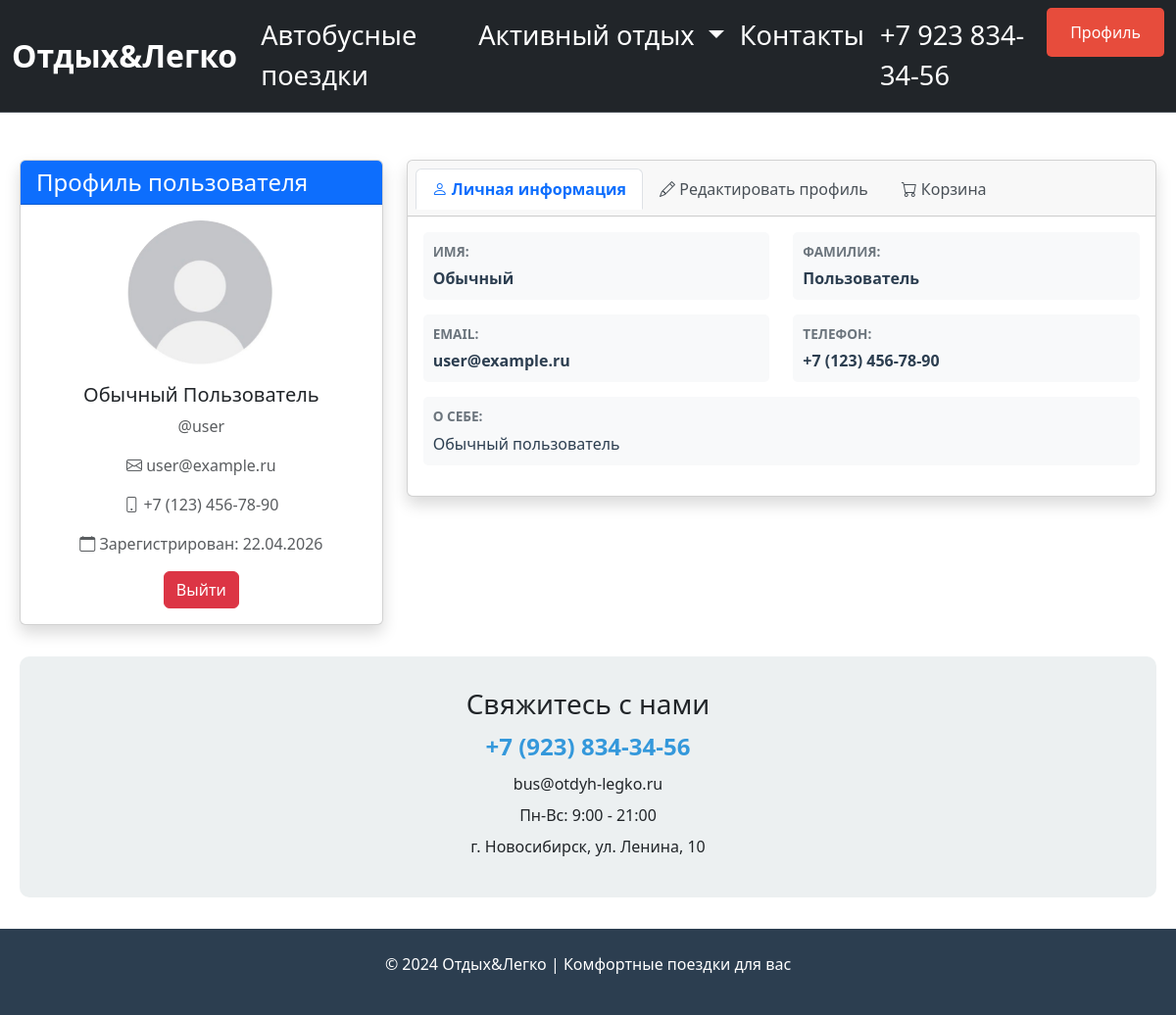
The app's page /profile (signed in), older data.
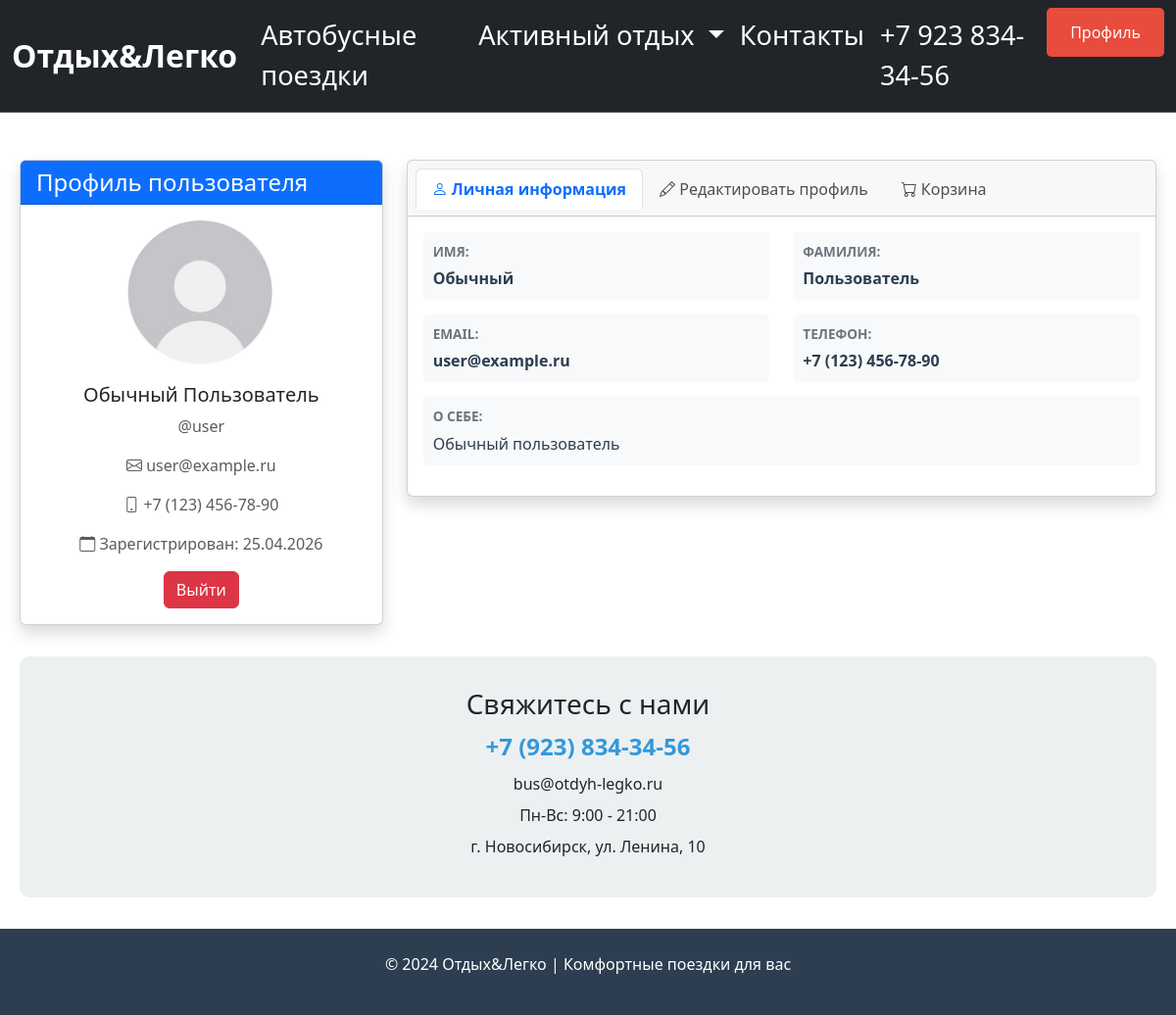
The same page, newer data.
### data/users.py (models this page shows, shortened)
class Users(SqlAlchemyBase, UserMixin, SerializerMixin):
    __tablename__ = 'users'
    id = sqlalchemy.Column(sqlalchemy.Integer, primary_key=True, autoincrement=True)
    login = sqlalchemy.Column(sqlalchemy.String, nullable=True, unique=True)
    name = sqlalchemy.Column(sqlalchemy.String, nullable=True)
    surname = sqlalchemy.Column(sqlalchemy.String, nullable=True)
    number = sqlalchemy.Column(sqlalchemy.String, nullable=True)
    about = sqlalchemy.Column(sqlalchemy.String, nullable=True)
    email = sqlalchemy.Column(sqlalchemy.String, nullable=True, unique=True)
    hashed_password = sqlalchemy.Column(sqlalchemy.String, nullable=True)
    created_date = sqlalchemy.Column(sqlalchemy.DateTime, default=datetime.datetime.now)
    user_type_id = sqlalchemy.Column(sqlalchemy.Integer, sqlalchemy.ForeignKey("users_types.id"))
    cart_items = orm.relationship('CartItem', back_populates='user', cascade='all, delete-orphan')
    user_type_rel = orm.relationship('UsersTypes', back_populates='users')

### main.py (the view, shortened to what this page needs)
@app.route('/profile', methods=['GET', 'POST'])
@login_required
def profile():
    form = UsersForm()
    db_sess = db_session.create_session()
    form.name.data = current_user.name
    form.surname.data = current_user.surname
    form.email.data = current_user.email
    form.number.data = current_user.number
    form.about.data = current_user.about
    cart_items = db_sess.query(CartItem).filter(CartItem.user_id == current_user.id).all()
    tours_in_cart = []
    for item in cart_items:
        tour = db_sess.query(Tours).filter(Tours.id == item.tour_id).first()
        if tour:
            tours_in_cart.append(tour)
    return render_template('profile.html',
                           title='Профиль пользователя',
                           form=form,
                           user=current_user,
                           tours_in_cart=tours_in_cart)

### data/db_session.py (called while the page is built)
def create_session() -> Session:
    global __factory
    return __factory()

### main.py (called while the page is built)
@login_manager.user_loader
def load_user(user_id):
    db_sess = db_session.create_session()
    return db_sess.query(Users).get(user_id)

### templates/profile.html (shortened to what the changed rows need)
{% extends "base.html" %}
{% block content %}
<div class="container mt-5">
    <div class="row">
        <div class="col-md-4">
            <div class="card shadow">
                <div class="card-body text-center">
                    <div class="mb-3">
                        <img src="{{ url_for('static', filename='img/аватар.jpg') }}"
                             alt="Avatar"
                             class="rounded-circle"
                             style="width: 150px; height: 150px; object-fit: cover;">
                    </div>
                    <h5>{{ current_user.name }} {{ current_user.surname }}</h5>
                    <p class="text-muted">@{{ current_user.login }}</p>
                    <p class="text-muted">
                        <i class="bi bi-envelope"></i> {{ current_user.email }}
                    </p>
                    <p class="text-muted">
                        <i class="bi bi-phone"></i> {{ current_user.number or 'Не указан' }}
                    </p>
                    <p class="text-muted">
                        <i class="bi bi-calendar"></i> Зарегистрирован: {{ current_user.created_date.strftime('%d.%m.%Y') }}
                    </p>
                    <a href="/logout" class="btn btn-danger">Выйти</a>
                </div>
            </div>
        </div>
        <div class="col-md-8">
            <div class="card shadow">
                <div class="card-body">
                    <div class="tab-content">
                        <div class="tab-pane fade show active" id="info" role="tabpanel">
                            <div class="row">
                                <div class="col-md-6">
                                    <div class="info-box">
                                        <p><strong>{{ current_user.name or 'Не указано' }}</strong></p>
                                    </div>
                                </div>
                                <div class="col-md-6">
                                    <div class="info-box">
                                        <p><strong>{{ current_user.surname or 'Не указано' }}</strong></p>
                                    </div>
                                </div>
                                <div class="col-md-6">
                                    <div class="info-box">
                                        <p><strong>{{ current_user.email or 'Не указан' }}</strong></p>
                                    </div>
                                </div>
                                <div class="col-md-6">
                                    <div class="info-box">
                                        <p><strong>{{ current_user.number or 'Не указан' }}</strong></p>
                                    </div>
                                </div>
                                <div class="col-md-12">
                                    <div class="info-box">
                                        <label>О себе:</label>
                                        <p>{{ current_user.about or 'Пользователь ничего не рассказал о себе' }}</p>
                                    </div>
                                </div>
                            </div>
                        </div>
                    </div>
                </div>
            </div>
        </div>
    </div>
</div>
{% endblock %}

Row changes from the older to the newer data that the page shows:
changed Users "Обычный": created_date "22.04.2026" → "25.04.2026"
